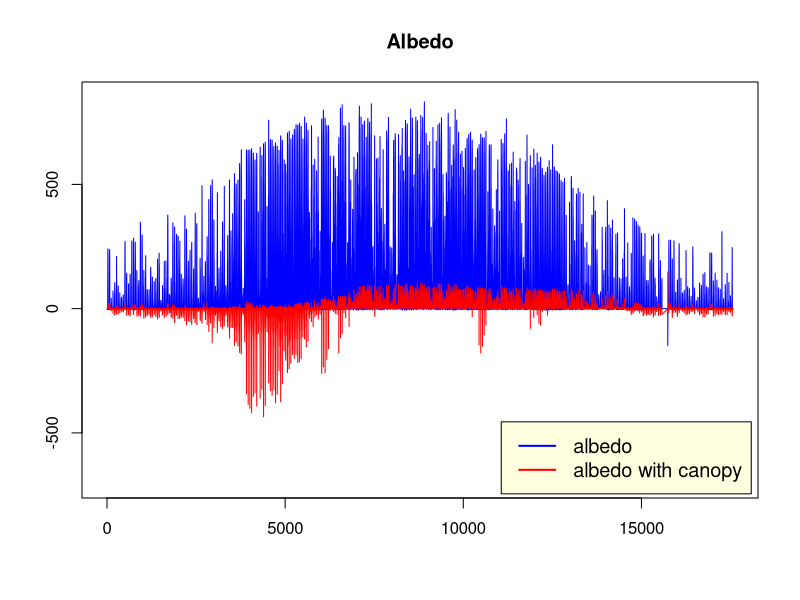

Here is the R script that generated this plot:
Shortwavedata <- read.csv("Shortwave_incoming_diffuse_W_m-2_Hainich_2020.csv", header = TRUE, sep = ",")
View(Shortwavedata)
incoming_diffuse <- Shortwavedata$Shortwave_incoming_diffuse_W_m.2
incoming_directly <- Shortwavedata$Shortwave_incoming_W_m.2




calib_factorsdata <- read.csv("Shortwave_incoming_outgoing_belowcanopy_mV_Hainich_2020.csv")

View(calib_factorsdata)
conver_incoming <- calib_factorsdata$Shortwave_incoming_mV
conver_outgoing <-  calib_factorsdata$Shortwave_outgoing_mV
conver_belowcanopy <- calib_factorsdata$Shortwave_incoming_bewlow_canopy_mV

conversion1 <- as.numeric(conver_incoming* 86.5801) #mV *( W m-2 )/mV  = W m-2
conversion2 <- as.numeric(conver_outgoing * 86.5801) #mV *( W m-2 )/mV = W m-2
conversion3 <- as.numeric(conver_belowcanopy * 194.9318) #mV *( W m-2 )/mV = W m-2

dataconverted <- c("conversion1, conversion2,conversion3")
View(dataconverted)
albedo <- conversion1-conversion2
albedo_canopy <- conversion2-conversion3
plot(albedo, ylim = c(-700,850 ),main='Albedo',
     xlab='', ylab='', col="blue", type = "l" )
lines(albedo_canopy, col="red")
legend("bottomright", inset=0.01, legend=c("albedo", "albedo with canopy"), 
       lwd=2, cex=1.2, col=c("blue", "red"), bg="lightyellow")

